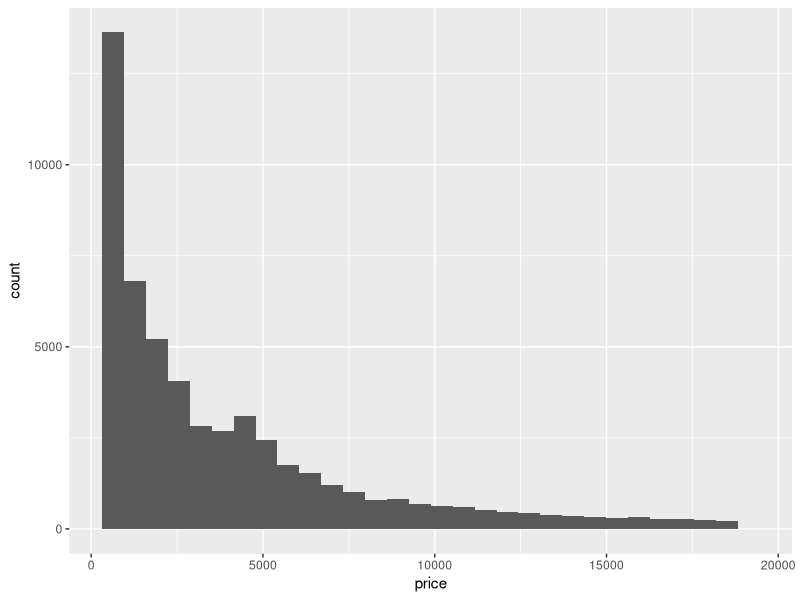
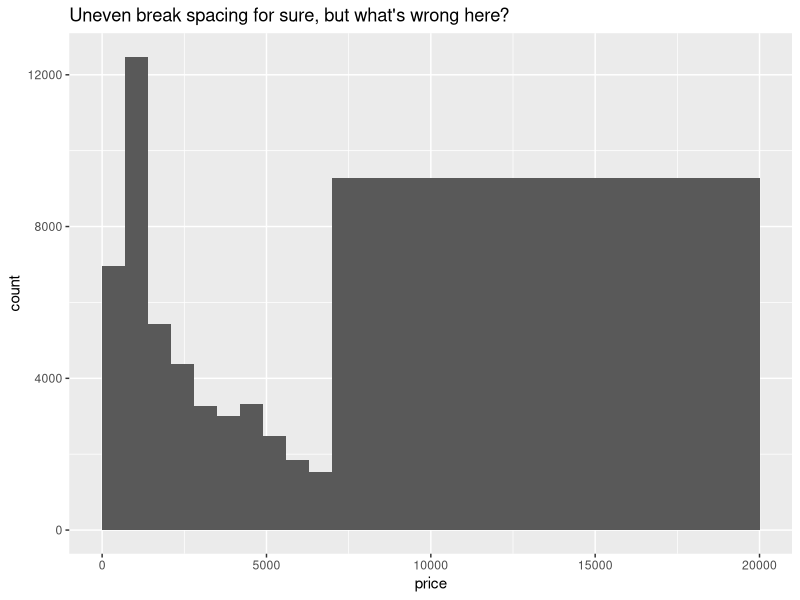
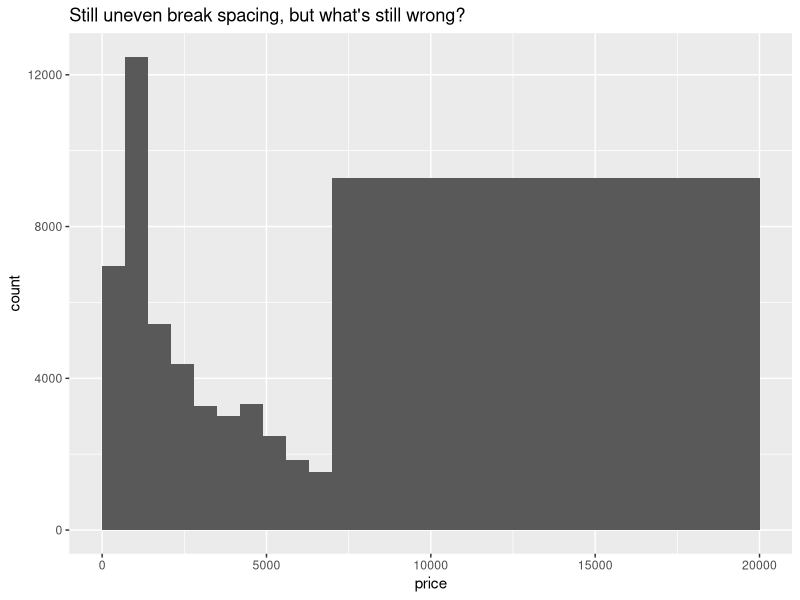
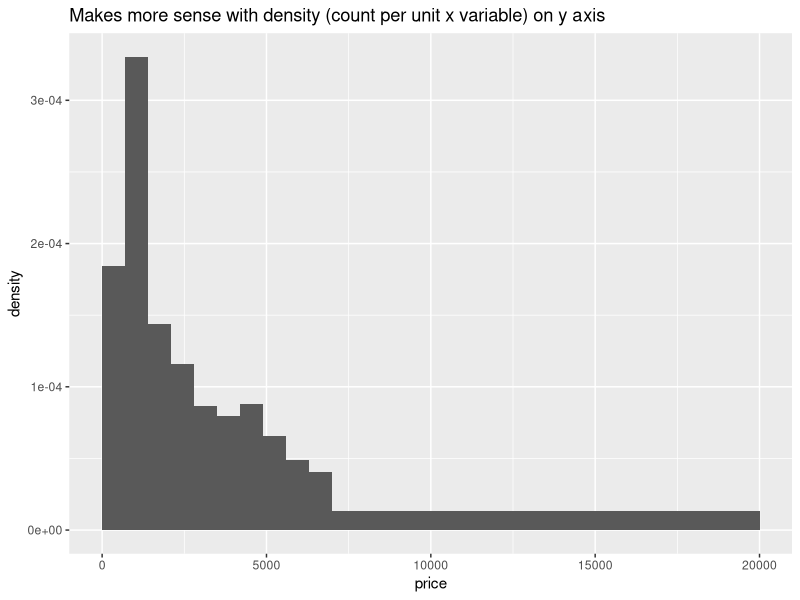
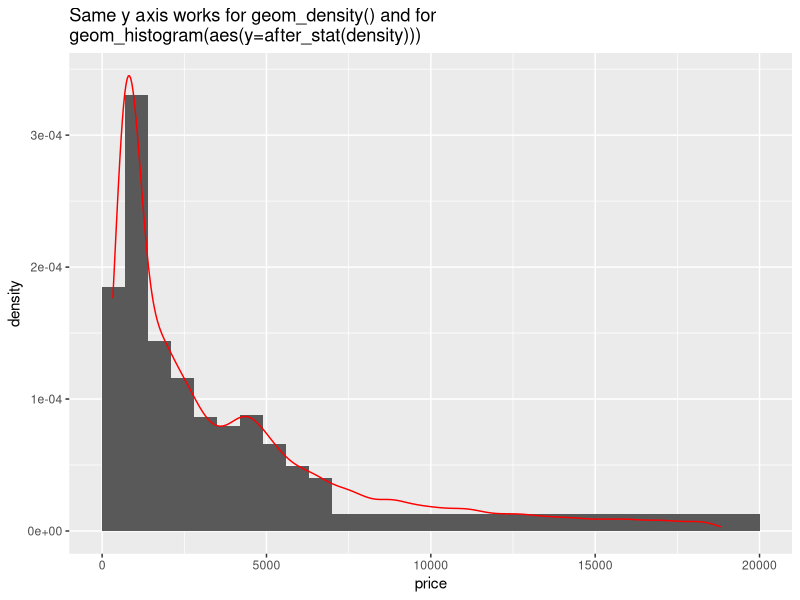

The R script that drew these images, in order:
## ---- chunk 1
knitr::opts_chunk$set(echo = TRUE)
## ---- chunk 2
library(tidyverse)
## ---- chunk 3
ggplot(diamonds, aes(x=price)) + geom_histogram()
## ---- chunk 4
ggplot(diamonds, aes(x=price)) +
  geom_histogram(
    breaks=c(0,700,1400,2100,2800,3500,4200, 4900, 5600,6300,7000, 20000)
  ) +
  labs(title="Uneven break spacing for sure, but what's wrong here?")
## ---- chunk 5
ggplot(diamonds, aes(x=price)) +
  geom_histogram(
    aes(y=after_stat(count)),
    breaks=c(0,700,1400,2100,2800,3500,4200, 4900, 5600,6300,7000, 20000)
  ) +
  labs(title="Still uneven break spacing, but what's still wrong?")
## ---- chunk 6
ggplot(diamonds, aes(x=price)) +
  geom_histogram(
    aes(y=after_stat(density)),
    breaks=c(0,700,1400,2100,2800,3500,4200, 4900, 5600,6300,7000, 20000)
  ) +
  labs(title='Makes more sense with density (count per unit x variable) on y axis')
## ---- chunk 7
ggplot(diamonds, aes(x=price)) +
  geom_histogram(
    aes(y=after_stat(density)),
    breaks=c(0,700,1400,2100,2800,3500,4200, 4900, 5600,6300,7000, 20000)
  ) +
  geom_density(color='red') +
  labs(title='Same y axis works for geom_density() and for\ngeom_histogram(aes(y=after_stat(density)))')
